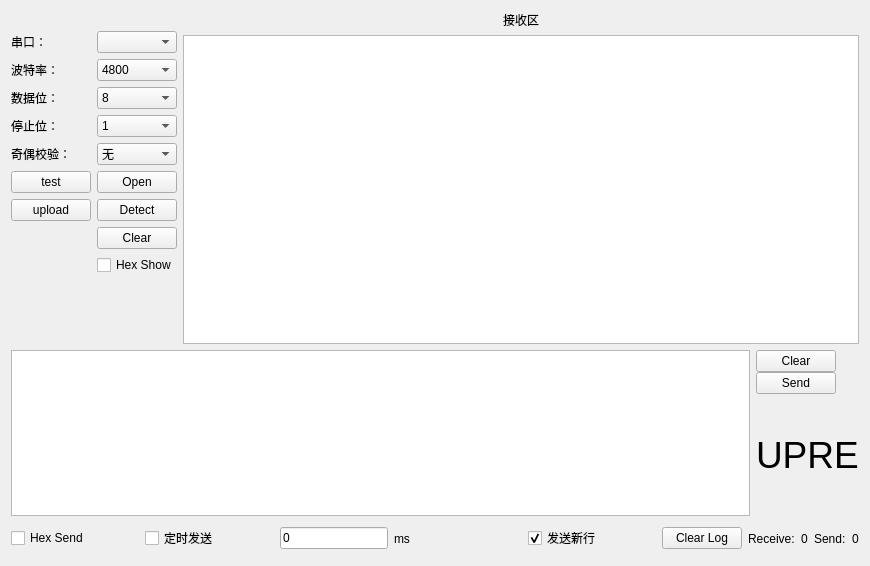
<?xml version="1.0" encoding="UTF-8"?>
<ui version="4.0">
 <author>丁欣童</author>
 <class>MainWindow</class>
 <widget class="QMainWindow" name="MainWindow">
  <property name="geometry">
   <rect>
    <x>0</x>
    <y>0</y>
    <width>870</width>
    <height>566</height>
   </rect>
  </property>
  <property name="font">
   <font>
    <pointsize>9</pointsize>
   </font>
  </property>
  <property name="windowTitle">
   <string>UPRE_Serial_Assistant</string>
  </property>
  <property name="windowOpacity">
   <double>5.000000000000000</double>
  </property>
  <widget class="QWidget" name="centralWidget">
   <property name="styleSheet">
    <string notr="true"/>
   </property>
   <layout class="QGridLayout" name="gridLayout" rowstretch="10,5,1" columnstretch="1,8">
    <item row="0" column="0">
     <layout class="QFormLayout" name="formLayout">
      <property name="horizontalSpacing">
       <number>6</number>
      </property>
      <property name="verticalSpacing">
       <number>6</number>
      </property>
      <property name="topMargin">
       <number>20</number>
      </property>
      <item row="1" column="0">
       <widget class="QLabel" name="label">
        <property name="text">
         <string>串口：</string>
        </property>
       </widget>
      </item>
      <item row="2" column="0">
       <widget class="QLabel" name="label_2">
        <property name="text">
         <string>波特率：</string>
        </property>
       </widget>
      </item>
      <item row="3" column="0">
       <widget class="QLabel" name="label_3">
        <property name="text">
         <string>数据位：</string>
        </property>
       </widget>
      </item>
      <item row="4" column="0">
       <widget class="QLabel" name="label_4">
        <property name="text">
         <string>停止位：</string>
        </property>
       </widget>
      </item>
      <item row="5" column="0">
       <widget class="QLabel" name="label_5">
        <property name="text">
         <string>奇偶校验：</string>
        </property>
       </widget>
      </item>
      <item row="1" column="1">
       <widget class="QComboBox" name="comboBox_serialName"/>
      </item>
      <item row="2" column="1">
       <widget class="QComboBox" name="comboBox_baud">
        <property name="currentText">
         <string>115200</string>
        </property>
        <item>
         <property name="text">
          <string>4800</string>
         </property>
        </item>
        <item>
         <property name="text">
          <string>9600</string>
         </property>
        </item>
        <item>
         <property name="text">
          <string>19200</string>
         </property>
        </item>
        <item>
         <property name="text">
          <string>38400</string>
         </property>
        </item>
        <item>
         <property name="text">
          <string>57600</string>
         </property>
        </item>
        <item>
         <property name="text">
          <string>115200</string>
         </property>
        </item>
        <item>
         <property name="text">
          <string>230400</string>
         </property>
        </item>
        <item>
         <property name="text">
          <string>460800</string>
         </property>
        </item>
        <item>
         <property name="text">
          <string>576000</string>
         </property>
        </item>
        <item>
         <property name="text">
          <string>921600</string>
         </property>
        </item>
        <item>
         <property name="text">
          <string>1000000</string>
         </property>
        </item>
        <item>
         <property name="text">
          <string>1152000</string>
         </property>
        </item>
        <item>
         <property name="text">
          <string>1500000</string>
         </property>
        </item>
       </widget>
      </item>
      <item row="3" column="1">
       <widget class="QComboBox" name="comboBox_dataBits">
        <item>
         <property name="text">
          <string>8</string>
         </property>
        </item>
        <item>
         <property name="text">
          <string>7</string>
         </property>
        </item>
        <item>
         <property name="text">
          <string>6</string>
         </property>
        </item>
        <item>
         <property name="text">
          <string>5</string>
         </property>
        </item>
       </widget>
      </item>
      <item row="4" column="1">
       <widget class="QComboBox" name="comboBox_stopBits">
        <item>
         <property name="text">
          <string>1</string>
         </property>
        </item>
        <item>
         <property name="text">
          <string>1.5</string>
         </property>
        </item>
        <item>
         <property name="text">
          <string>2</string>
         </property>
        </item>
       </widget>
      </item>
      <item row="5" column="1">
       <widget class="QComboBox" name="comboBox_parity">
        <item>
         <property name="text">
          <string>无</string>
         </property>
        </item>
        <item>
         <property name="text">
          <string>奇校验</string>
         </property>
        </item>
        <item>
         <property name="text">
          <string>偶校验</string>
         </property>
        </item>
       </widget>
      </item>
      <item row="7" column="1">
       <widget class="QPushButton" name="pushButton_open2close">
        <property name="text">
         <string>Open</string>
        </property>
       </widget>
      </item>
      <item row="8" column="1">
       <widget class="QPushButton" name="pushButton_detect_serial">
        <property name="text">
         <string>Detect</string>
        </property>
       </widget>
      </item>
      <item row="9" column="1">
       <widget class="QPushButton" name="pushButton_clearRec">
        <property name="text">
         <string>Clear</string>
        </property>
       </widget>
      </item>
      <item row="10" column="1">
       <widget class="QCheckBox" name="checkBox_hex_show">
        <property name="text">
         <string>Hex Show</string>
        </property>
        <property name="tristate">
         <bool>false</bool>
        </property>
       </widget>
      </item>
      <item row="8" column="0">
       <widget class="QPushButton" name="pushButton">
        <property name="text">
         <string>upload</string>
        </property>
       </widget>
      </item>
      <item row="7" column="0">
       <widget class="QPushButton" name="pushButton_2">
        <property name="text">
         <string>test</string>
        </property>
       </widget>
      </item>
     </layout>
    </item>
    <item row="0" column="1">
     <layout class="QVBoxLayout" name="verticalLayout_2">
      <item>
       <widget class="QLabel" name="label_6">
        <property name="text">
         <string>接收区</string>
        </property>
        <property name="textFormat">
         <enum>Qt::AutoText</enum>
        </property>
        <property name="alignment">
         <set>Qt::AlignCenter</set>
        </property>
       </widget>
      </item>
      <item>
       <widget class="QTextEdit" name="textEdit_receive"/>
      </item>
     </layout>
    </item>
    <item row="1" column="0" colspan="2">
     <layout class="QHBoxLayout" name="horizontalLayout_5" stretch="9,0">
      <property name="spacing">
       <number>6</number>
      </property>
      <property name="sizeConstraint">
       <enum>QLayout::SetFixedSize</enum>
      </property>
      <item>
       <widget class="QTextEdit" name="textEdit_send">
        <property name="sizePolicy">
         <sizepolicy hsizetype="Preferred" vsizetype="Expanding">
          <horstretch>0</horstretch>
          <verstretch>0</verstretch>
         </sizepolicy>
        </property>
       </widget>
      </item>
      <item>
       <layout class="QVBoxLayout" name="verticalLayout" stretch="1,0,0">
        <property name="spacing">
         <number>0</number>
        </property>
        <property name="sizeConstraint">
         <enum>QLayout::SetDefaultConstraint</enum>
        </property>
        <item>
         <widget class="QPushButton" name="pushButton_clearSend">
          <property name="sizePolicy">
           <sizepolicy hsizetype="Fixed" vsizetype="Fixed">
            <horstretch>0</horstretch>
            <verstretch>0</verstretch>
           </sizepolicy>
          </property>
          <property name="text">
           <string>Clear</string>
          </property>
         </widget>
        </item>
        <item>
         <widget class="QPushButton" name="pushButton_send">
          <property name="sizePolicy">
           <sizepolicy hsizetype="Fixed" vsizetype="Fixed">
            <horstretch>0</horstretch>
            <verstretch>0</verstretch>
           </sizepolicy>
          </property>
          <property name="text">
           <string>Send</string>
          </property>
         </widget>
        </item>
        <item>
         <widget class="QLabel" name="label_10">
          <property name="sizePolicy">
           <sizepolicy hsizetype="Minimum" vsizetype="Minimum">
            <horstretch>0</horstretch>
            <verstretch>0</verstretch>
           </sizepolicy>
          </property>
          <property name="font">
           <font>
            <pointsize>28</pointsize>
           </font>
          </property>
          <property name="text">
           <string>UPRE</string>
          </property>
         </widget>
        </item>
       </layout>
      </item>
     </layout>
    </item>
    <item row="2" column="0" colspan="2">
     <layout class="QHBoxLayout" name="horizontalLayout_2">
      <item>
       <layout class="QHBoxLayout" name="horizontalLayout_4">
        <item>
         <widget class="QCheckBox" name="checkBox_hex_send">
          <property name="text">
           <string>Hex Send</string>
          </property>
         </widget>
        </item>
        <item>
         <widget class="QCheckBox" name="checkBox_timer_send">
          <property name="text">
           <string>定时发送</string>
          </property>
         </widget>
        </item>
        <item>
         <widget class="QLineEdit" name="lineEdit_send_time">
          <property name="sizePolicy">
           <sizepolicy hsizetype="Maximum" vsizetype="Fixed">
            <horstretch>0</horstretch>
            <verstretch>0</verstretch>
           </sizepolicy>
          </property>
          <property name="text">
           <string>0</string>
          </property>
         </widget>
        </item>
        <item>
         <widget class="QLabel" name="label_9">
          <property name="text">
           <string>ms</string>
          </property>
         </widget>
        </item>
        <item>
         <widget class="QCheckBox" name="checkBox_send_newline">
          <property name="text">
           <string>发送新行</string>
          </property>
          <property name="checked">
           <bool>true</bool>
          </property>
         </widget>
        </item>
        <item>
         <layout class="QHBoxLayout" name="horizontalLayout_3">
          <item>
           <widget class="QPushButton" name="pushButton_clear_log">
            <property name="text">
             <string>Clear Log</string>
            </property>
           </widget>
          </item>
          <item>
           <widget class="QLabel" name="label_8">
            <property name="text">
             <string>Receive:</string>
            </property>
           </widget>
          </item>
          <item>
           <widget class="QLabel" name="label_receive_number">
            <property name="text">
             <string>0</string>
            </property>
            <property name="alignment">
             <set>Qt::AlignCenter</set>
            </property>
           </widget>
          </item>
          <item>
           <widget class="QLabel" name="label_7">
            <property name="text">
             <string>Send:</string>
            </property>
           </widget>
          </item>
          <item>
           <widget class="QLabel" name="label_send_number">
            <property name="text">
             <string>0</string>
            </property>
            <property name="alignment">
             <set>Qt::AlignCenter</set>
            </property>
           </widget>
          </item>
         </layout>
        </item>
       </layout>
      </item>
     </layout>
    </item>
   </layout>
  </widget>
 </widget>
 <layoutdefault spacing="6" margin="11"/>
 <resources/>
 <connections/>
</ui>
